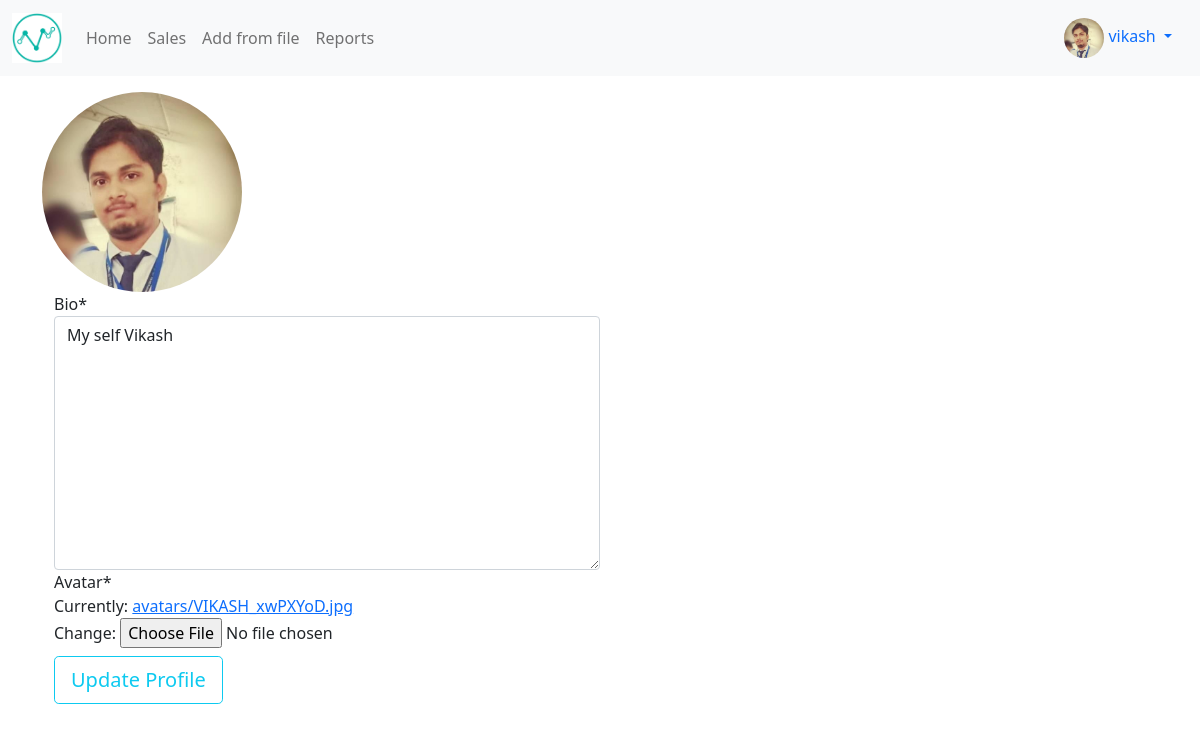
Screenshot of /profiles/my-profile (signed in) with the database file from the repository.
### profiles/models.py (models this page shows, shortened)
class Profile(models.Model):
    user = models.OneToOneField(User, on_delete=models.CASCADE)
    bio = models.TextField(default="No bio...")
    avatar = models.ImageField(upload_to="avatars/", default="avatar.png")
    created = models.DateTimeField(auto_now_add=True)
    updated = models.DateTimeField(auto_now=True)

### profiles/views.py (the view)
# urls.py: path('my-profile', views.my_profile, name='my-profile'),
@login_required
def my_profile(request):
    profile = Profile.objects.get(user=request.user)
    profile_form = ProfileForm(request.POST or None, request.FILES or None, instance=profile)
    success = False
    if profile_form.is_valid():
        profile_form.save()
        success = True
    context = {
        'profile': profile,
        'profile_form': profile_form,
        'success': success,
    }
    return render(request, 'profiles/my_profile.html', context)

### profiles/forms.py
class ProfileForm(forms.ModelForm):
    class Meta:
        model = Profile
        exclude = ('user', )

### profiles/templates/profiles/my_profile.html (shortened to what this page needs)
{% extends "base.html" %}
{% load crispy_forms_tags %}
{% block content %}
<img src="{{profile.avatar.url}}" alt="{{request.user.username}}" class="avatar-profile" />
<div class="container">
    <div class="col-sm-6">
        <form method='POST' enctype="multipart/form-data" novalidate>
            {{profile_form|crispy}}
            <input type="submit" value="Update Profile" class='btn btn-outline-info btn-lg mt-2'>
        </form>
    </div>
</div>
{% endblock content %}

### templates/navbar.html (shortened to what this page needs)
{% load static %}
<nav class="navbar navbar-expand-lg navbar-light bg-light">
    <div class="container-fluid">
        <a class="navbar-brand" href="{% url 'sales:home' %}"><img src="{% static 'logo.png' %}" class="logo-sm"></a>
        <div class="collapse navbar-collapse" id="navbarNav">
            <ul class="navbar-nav">
                <li class="nav-item">
                    <a class="nav-link" href="{% url 'sales:home' %}">Home</a>
                </li>
                <li class="nav-item">
                    <a class="nav-link" href="{% url 'sales:sales' %}">Sales</a>
                </li>
                <li class="nav-item">
                    <a class="nav-link" href="{% url 'reports:from-file' %}">Add from file</a>
                </li>
                <li class="nav-item">
                    <a class="nav-link" href="{% url 'reports:list' %}">Reports</a>
                </li>
            </ul>
        </div>
        {% if request.user.is_authenticated %}
        <div class="nav-item dropdown">
            <div class="nav-link dropdown-toggle" id="navbarDropdownMenuLink" role="button" data-bs-toggle="dropdown"
                aria-expanded="false">
                <img src="{{request.user.profile.avatar.url}}" class="avatar-nav">&nbsp;{{request.user}}
            </div>
        </div>
        {% endif %}
    </div>
</nav>

### static/style.css (style rules this page uses)
.avatar-nav { height: 40px; width: 40px; border-radius: 50%; }
.logo-sm { height: 50px; width: auto; }

### profiles/templates/profiles/my_profile.html (style rules this page uses)
.avatar-profile { width: 200px; height: 200px; border-radius: 50%; }

### rows the page displays
Profile: avatar (picture), bio "My self Vikash"

### other values shown
{{ request.user }} "vikash"
